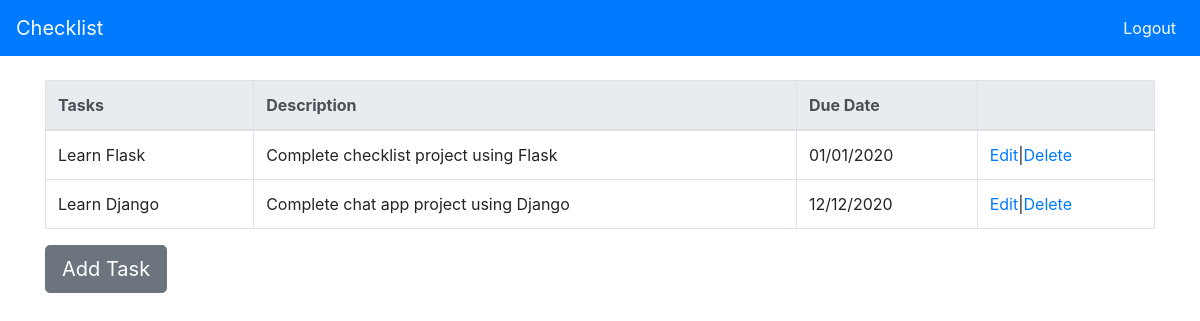
The page /tasks (signed in) on the database its author committed.
### checklist/models.py (models this page shows, shortened)
class Post(db.Model):
    id = db.Column(db.Integer, primary_key=True)
    task = db.Column(db.String(100), nullable=False)
    due_date = db.Column(db.DateTime)
    description = db.Column(db.Text)
    user_id = db.Column(db.Integer, db.ForeignKey('user.id'), nullable=False)

### checklist/routes.py (the view)
@app.route('/tasks')
@login_required
def tasks():
    posts = Post.query.filter_by(author=current_user)
    return render_template('tasks.html', title='Tasks',posts=posts)

### checklist/models.py (called while the page is built)
@login_manager.user_loader
def load_user(user_id):
    return User.query.get(int(user_id))

### checklist/templates/tasks.html
{% extends "layout.html" %}
{% block content %}
  <table class="table table-bordered">
    <thead class="thead-light">
      <tr>
        <th>Tasks</th>
        <th>Description</th>
        <th>Due Date</th>
        <th></th>
      </tr>
    </thead>
    <tbody>
      {% for post in posts %}
        <tr>
          <td>{{ post.task }}</td>
          <td>{{ post.description }}</td>
          <td>{{ post.due_date.strftime('%d/%m/%Y') }}</td>
          <td><a href="{{url_for('task_update',post_id=post.id)}}">Edit</a>|<a href="{{url_for('task_delete',post_id=post.id)}}">Delete</a></td>
        </tr>
      {% endfor %}
    </tbody>
  </table>
  <a href="{{url_for('task_add')}}" class="btn btn-outline-secondary btn-lg active" role="button" aria-pressed="true">Add Task</a>
{% endblock content %}

### rows shown on the page
Post: task "Learn Flask", description "Complete checklist project using Flask", due_date "01/01/2020"
Post: task "Learn Django", description "Complete chat app project using Django", due_date "12/12/2020"
